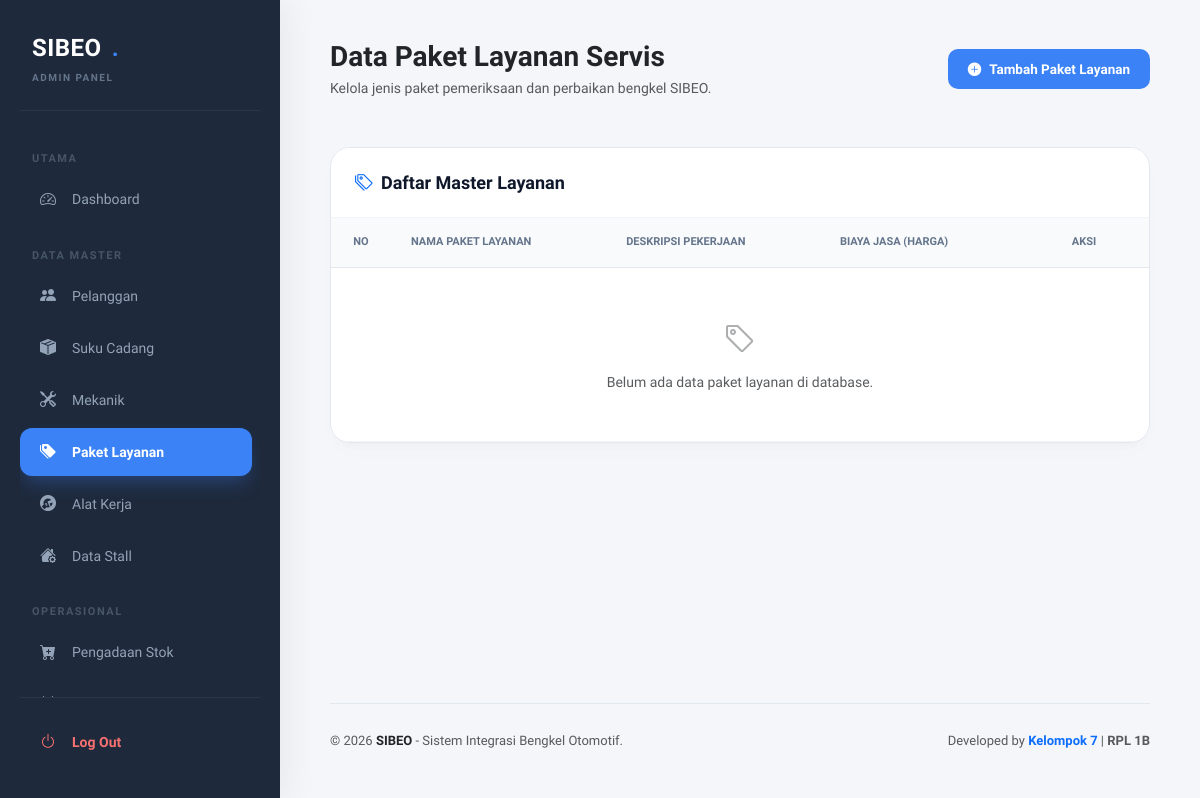
The page /admin/paket_layanan.php on the database as committed earlier.
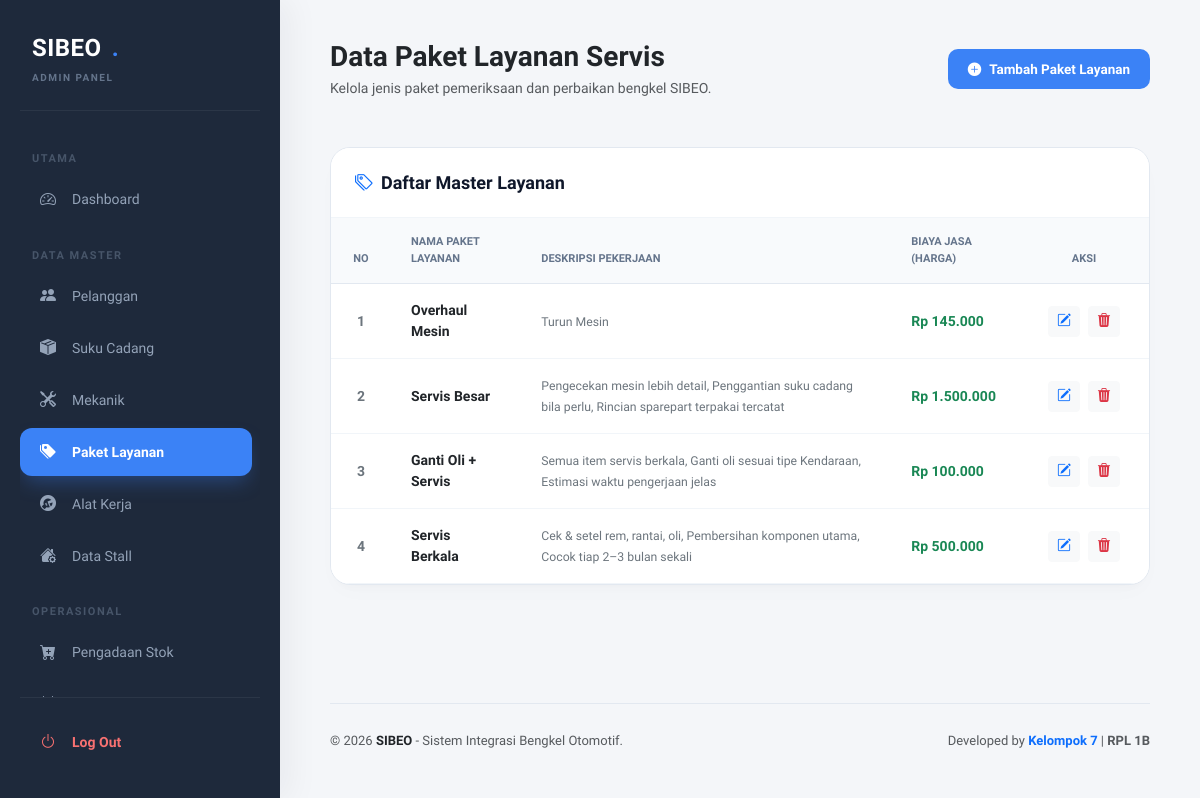
The same page on the database as committed later.
### tables this page shows
CREATE TABLE `tbl_paket_layanan` (
  `id_paket` int(11) NOT NULL,
  `nama_paket` varchar(100) NOT NULL,
  `deskripsi` text NOT NULL,
  `harga` decimal(12,2) NOT NULL
);

### admin/paket_layanan.php (the view, shortened to what this page needs)
<?php
include "../config/koneksi.php";
function safe_text($value) {
    return htmlspecialchars((string)$value, ENT_QUOTES, 'UTF-8');
}
?>
<!DOCTYPE html>
<html lang="id">
<head>
    <link href="https://cdn.jsdelivr.net/npm/bootstrap@5.3.0/dist/css/bootstrap.min.css" rel="stylesheet">
    <link rel="stylesheet" href="https://cdn.jsdelivr.net/npm/bootstrap-icons@1.11.1/font/bootstrap-icons.css">
</head>
<body>
<div class="layout-wrapper">
    <?php include '../includes/sidebar.php'; ?>
    <div class="main-canvas">
        <div class="main-content">
            <div class="d-flex justify-content-between align-items-center mb-4">
                <div>
                    <h3 class="fw-bold text-dark m-0">Data Paket Layanan Servis</h3>
                    <p class="text-muted small m-0 mt-1">Kelola jenis paket pemeriksaan dan perbaikan bengkel SIBEO.</p>
                </div>
                <button type="button" class="btn btn-premium-primary" data-bs-toggle="modal" data-bs-target="#modalTambah">
                    <i class="bi bi-plus-circle-fill"></i>Tambah Paket Layanan
                </button>
            </div>
            <div class="data-card-premium">
                <div class="data-card-header">
                <h5 class="data-card-title"><i class="bi bi-tags text-primary me-2"></i>Daftar Master Layanan</h5>
            </div>
            <div class="table-responsive">
                <table class="table table-hover table-premium align-middle mb-0">
                    <thead>
                        <tr>
                            <th style="width: 60px;" class="text-center">No</th>
                            <th>Nama Paket Layanan</th>
                            <th>Deskripsi Pekerjaan</th>
                            <th>Biaya Jasa (Harga)</th>
                            <th style="width: 130px;" class="text-center">Aksi</th>
                        </tr>
                    </thead>
                    <tbody>
                        <?php
                        $no = 1;
                        $query_layanan = mysqli_query($koneksi, "SELECT * FROM tbl_paket_layanan ORDER BY id_paket DESC");
                        if ($query_layanan && mysqli_num_rows($query_layanan) > 0) {
                            while ($data = mysqli_fetch_assoc($query_layanan)) {
                                ?>
                                <tr>
                                    <td class="text-center text-secondary fw-semibold"><?= $no++; ?></td>
                                    <td><strong class="text-dark"><?= safe_text($data['nama_paket']); ?></strong></td>
                                    <td><span class="text-secondary small fw-medium"><?= safe_text($data['deskripsi']); ?></span></td>
                                    <td><strong class="text-success">Rp <?= number_format($data['harga'], 0, ',', '.'); ?></strong></td>
                                    <td class="text-center">
                                        <div class="d-flex justify-content-center gap-2">
                                            <button type="button"
                                                    class="btn btn-sm btn-light text-primary fw-bold px-2 btn-edit-trigger"
                                                    data-id="<?= $data['id_paket']; ?>"
                                                    data-nama="<?= safe_text($data['nama_paket']); ?>"
                                                    data-deskripsi="<?= safe_text($data['deskripsi']); ?>"
                                                    data-harga="<?= (int)$data['harga']; ?>"
                                                    data-bs-toggle="modal"
                                                    data-bs-target="#modalEdit">
                                                <i class="bi bi-pencil-square"></i>
                                            </button>
                                            <a href="paket_layanan.php?hapus=<?= $data['id_paket']; ?>" class="btn btn-sm btn-light text-danger fw-bold px-2" onclick="return confirm('Hapus paket layanan ini?')">
                                                <i class="bi bi-trash3-fill"></i>
                                            </a>
                                        </div>
                                    </td>
                                </tr>
                                <?php
                            }
                        } else {
                            echo "<tr><td colspan='5' class='text-center text-muted py-5 small'><i class='bi bi-tag d-block fs-2 mb-2 opacity-50'></i>Belum ada data paket layanan di database.</td></tr>";
                        }
                        ?>
                    </tbody>
                </table>
            </div>
        </div>
        </div>
        <?php include '../includes/footer.php'; ?>
        </div>
    </div>
</body>
</html>

Rows that differ between the two databases and show on the page:
added tbl_paket_layanan: nama_paket "Overhaul Mesin", deskripsi "Turun Mesin", harga "145.000"
added tbl_paket_layanan: nama_paket "Servis Besar", deskripsi "Pengecekan mesin lebih detail, Penggantian suku cadang bila perlu, Rincian sparepart terpakai tercatat", harga "1.500.000"
added tbl_paket_layanan: nama_paket "Ganti Oli + Servis", deskripsi "Semua item servis berkala, Ganti oli sesuai tipe Kendaraan, Estimasi waktu pengerjaan jelas", harga "100.000"
added tbl_paket_layanan: nama_paket "Servis Berkala", deskripsi "Cek & setel rem, rantai, oli, Pembersihan komponen utama, Cocok tiap 2–3 bulan sekali", harga "500.000"
Other text that changed with them:
text no longer shown: "Belum ada data paket layanan di database."
